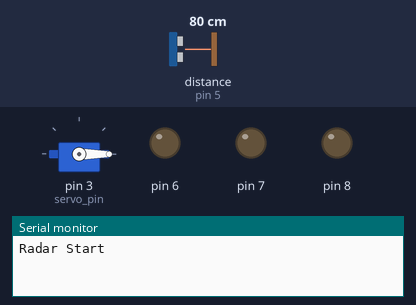
Bench run of a sketch on a simulated Arduino Uno, built with avr-gcc and run on an emulated ATmega328P. Shown: servo, output pins drawn as LEDs (lit = HIGH), the last lines printed to the serial monitor. Wiring (inferred from the names in the program): ultrasonic range finder: trigger pin 4; echo pin 5. The test bench sets the inputs (shaded band); at power-on: distance to the obstacle (sensor on pin 5) 80 cm. The echo pulse lasts 58.3 µs per cm; pins used as bus, display or sensor lines are not drawn.

Above: at 0.01 s.
1.3 s: distance to the obstacle (sensor on pin 5) set to 18 cm
At 4.26 s:
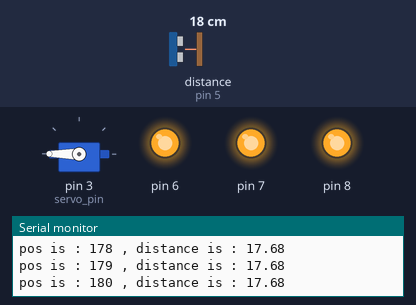
4.3 s: distance to the obstacle (sensor on pin 5) set to 299 cm
At 5.3 s:
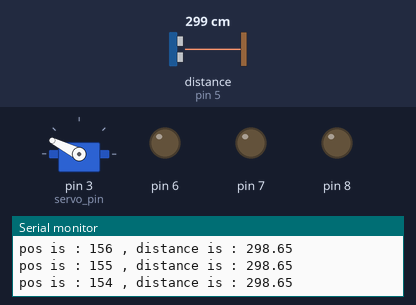
7.3 s: distance to the obstacle (sensor on pin 5) set to 9 cm
At 9.54 s:
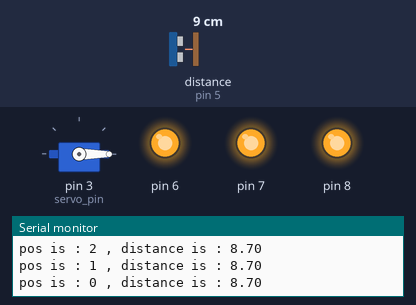
10.3 s: distance to the obstacle (sensor on pin 5) set to 120 cm
At 11.4 s:
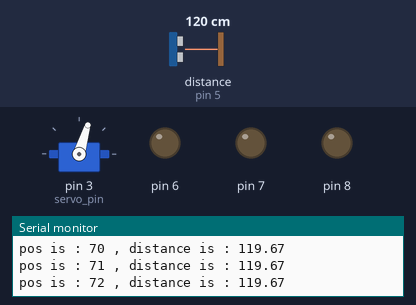
13.3 s: distance to the obstacle (sensor on pin 5) set to 60 cm
At 14.32 s:
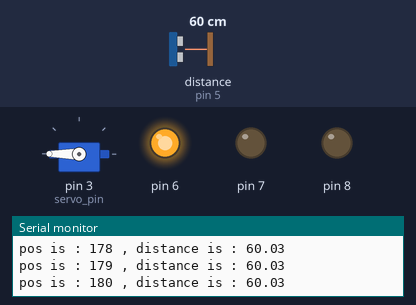
16.3 s: distance to the obstacle (sensor on pin 5) set to 44 cm
19.3 s: distance to the obstacle (sensor on pin 5) set to 37 cm
At 20.2 s:
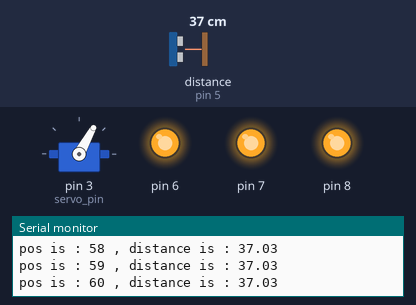
Timing chart, 0 to 23.3 s (numbered marks = the images above; inputs shaded):
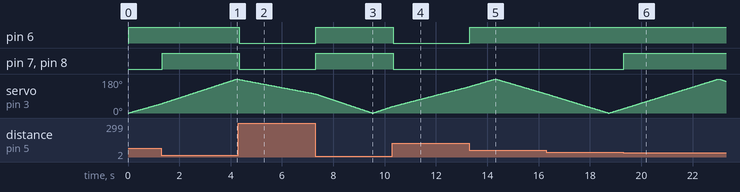

Measured:
- the behaviour switches between 41 and 40 cm on distance to the obstacle (sensor on pin 5) (found by bisection; images 5 and 6)
- after the input at 1.3 s, pin 7, pin 8: LOW → HIGH at once
- after the input at 4.3 s, pin 6–8: HIGH → LOW at once
- after the input at 7.3 s, pin 6–8: LOW → HIGH at once
- after the input at 10.3 s, pin 6–8: HIGH → LOW at once
- after the input at 13.3 s, pin 6: LOW → HIGH at once
- after the input at 19.3 s, pin 7, pin 8: LOW → HIGH at once
- by itself, servo on pin 3 (servo_pin): rises from 23° to 180° in 3.7 s, then falls to 169° in 0.28 s

The sketch:

Radarr.ino
```cpp
#include <Servo.h>

Servo servo_1; // servo controller (multiple can exist)

int trig = 4; // trig pin for HC-SR04
int echo = 5; // echo pin for HC-SR04
int servo_pin = 3; // PWM pin for servo control
int led_1 = 6 ; //
int led_2 = 8 ;
int Buzzer = 7 ;

int pos = 0;    // servo starting position
float duration,distance;

void setup()  {
  Serial.begin(115200);
  Serial.println("Radar Start");
  servo_1.attach(servo_pin); // start servo control
  pinMode(trig,OUTPUT);
  pinMode(echo,INPUT);
  pinMode(6,OUTPUT);
  pinMode(7,OUTPUT);
  pinMode(8,OUTPUT);
}


void loop() {
for (pos = 0; pos <= 180; pos += 1) { // goes from 0 degrees to 180 degrees
    // in steps of 1 degree
    servo_1.write(pos);              // tell servo to go to position in variable 'pos'
    delay(20); // delay to allow the servo to reach the desired position
    dist_calc(pos);
  }

  for (pos = 180; pos >= 0; pos -= 1) { // goes from 180 degrees to 0 degrees
    servo_1.write(pos);              // tell servo to go to position in variable 'pos'
    delay(20);
    dist_calc(pos);
  }

}
float dist_calc(int pos){
  // trigger 40kHz pulse for ranging
  digitalWrite(trig,LOW);
  delayMicroseconds(2);
  digitalWrite(trig,HIGH);
  delayMicroseconds(10);
  digitalWrite(trig,LOW);
  // convert from duration for pulse to reach detector (microseconds) to range (in cm)
  duration = pulseIn(echo,HIGH); // duration for pulse to reach detector (in microseconds)
  distance = 100.0*(343.0*(duration/2.0))/1000000.0; // 100.0*(speed of sound*duration/2)/microsec conversion

    if( distance < 85 && distance >= 40 ) {
              digitalWrite(6,HIGH);
             }

         else if( distance < 40 ) {
              digitalWrite(8,HIGH);    //Red led on
              digitalWrite(6,HIGH);    //blue led on
              digitalWrite(7,HIGH);    //buzzer on
             }

         else {
              digitalWrite(8,LOW);    //Red led on
              digitalWrite(6,LOW);
              digitalWrite(7,LOW);    // buzzer on
          }

  Serial.print("pos is : ");
  Serial.print(pos); // position of servo motor
  Serial.print(" , "); // comma separate variables
  Serial.print("distance is : "); // position of servo motor
  Serial.println(distance); // print distance in cm
}
```
